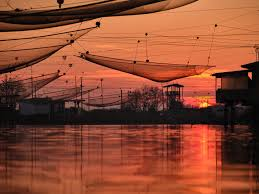
#> input picture image_processing/image_ex.jpeg, 259 x 194 px
$ python histogram_eq.py
#> lines starting #> are read from the running program, lines starting #| are printed output that depends on the picture
#> further down, image is the input picture: shape (194, 259, 3); mean B, G, R 49.3, 72.6, 140
import cv2
import numpy as np
import matplotlib.pyplot as plt

def histogram_equalization(image):
    # Convert the image to grayscale
    gray = cv2.cvtColor(image, cv2.COLOR_BGR2GRAY)
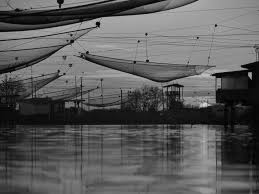
#> gray: shape (194, 259); min 0, max 218, mean 90.1

    # Calculate the histogram of the grayscale image
    hist, bins = np.histogram(gray.flatten(), 256, [0, 256])
#> hist = 256 values, max 604 at index 143, min 0 at index 192, mean 196.3; bins = 257 values from 0 to 256

    # Calculate the cumulative distribution function (CDF) of the histogram
    cdf = hist.cumsum()
#> cdf = 256 values from 10 to 50246
    cdf_normalized = cdf * 255 / cdf[-1]  # Normalize the CDF to [0, 255]
#> cdf_normalized = 256 values from 0.0508 to 255

    # Perform histogram equalization
    equalized = np.interp(gray.flatten(), bins[:-1], cdf_normalized)
    equalized = equalized.reshape(gray.shape).astype(np.uint8)  # Convert back to uint8
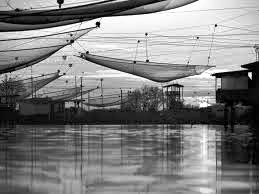
#> equalized: shape (194, 259); min 0, max 255, mean 127.9

    return equalized

# Load the input image
image = cv2.imread('image_ex.jpeg')

# Perform histogram equalization
equalized_image = histogram_equalization(image)

# Convert the original image to grayscale
gray_image = cv2.cvtColor(image, cv2.COLOR_BGR2GRAY)

# Display the original, grayscale, and equalized images
plt.subplot(131), plt.imshow(cv2.cvtColor(image, cv2.COLOR_BGR2RGB)), plt.title('Original')
plt.subplot(132), plt.imshow(gray_image, cmap='gray'), plt.title('Grayscale')
plt.subplot(133), plt.imshow(equalized_image, cmap='gray'), plt.title('Equalized')
plt.show()
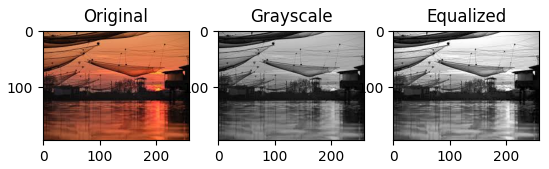
#> figure drawn by matplotlib, 3 panels


# [19 lines of commented-out code are left out]
